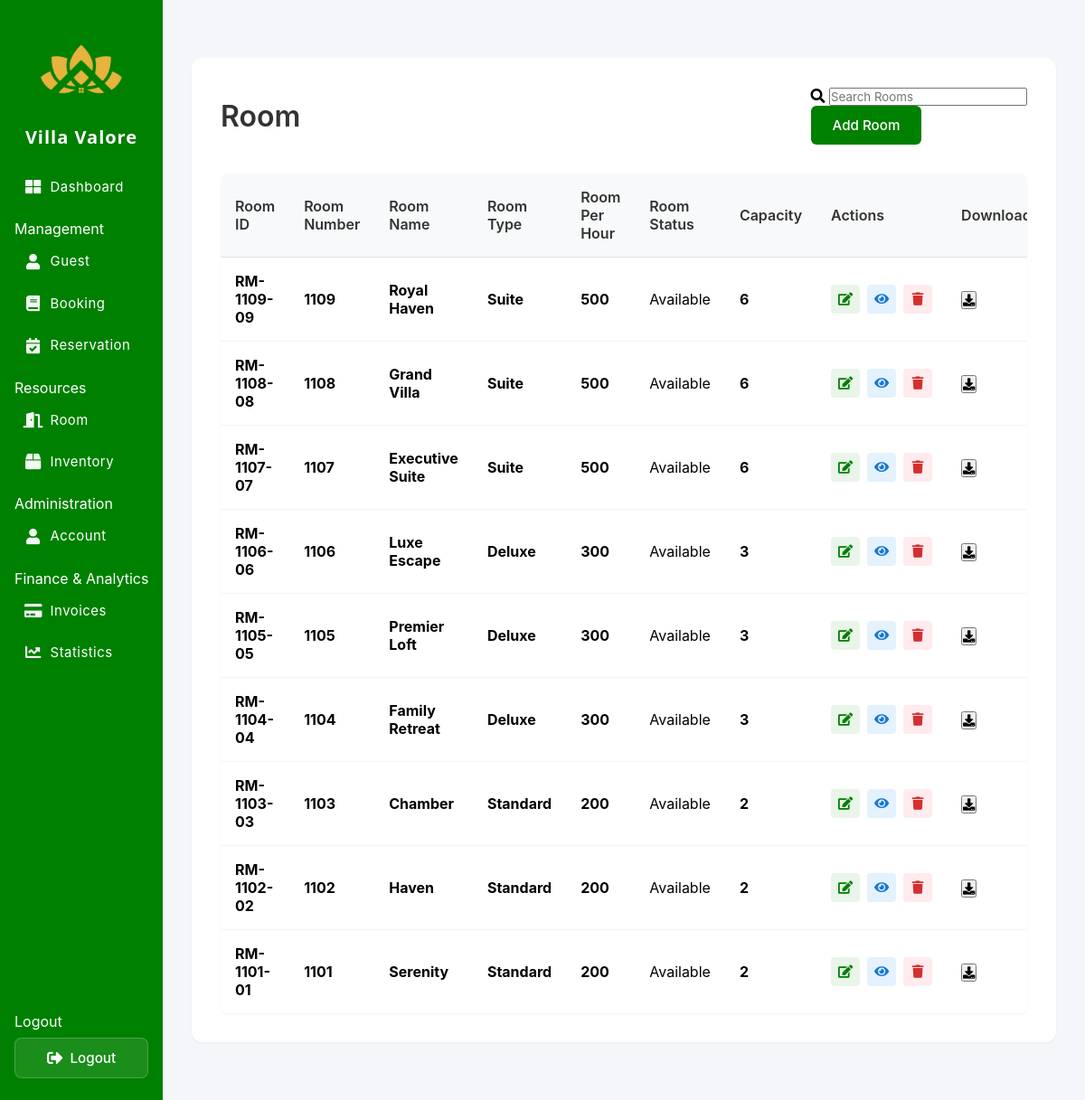
/admin/room.php, run on the app's committed database.
### tables this page shows
CREATE TABLE `room` (
  `RoomID` varchar(11) NOT NULL,
  `RoomNumber` int(11) NOT NULL,
  `RoomName` text NOT NULL,
  `RoomType` enum('Standard','Deluxe','Suite','') NOT NULL,
  `RoomPerHour` int(11) NOT NULL,
  `RoomStatus` enum('Available','Occupied','Maintenance','Cleaning') NOT NULL,
  `Capacity` varchar(255) NOT NULL
);

### admin/room.php (the view, shortened to what this page needs)
<?php
include 'connections.php';
$where = [];
if (count($where) > 0) {
  $sql = "SELECT * FROM room WHERE " . implode(' AND ', $where) . " ORDER BY RoomID DESC";
  $resResult = $conn->query($sql);
} else {
  $resQuery = "SELECT * FROM room ORDER BY RoomID DESC";
  $resResult = $conn->query($resQuery);
}
?>
<!DOCTYPE html>
<html lang="en">
<head>
  <link rel="stylesheet" href="https://cdnjs.cloudflare.com/ajax/libs/font-awesome/5.15.4/css/all.min.css">
</head>
<body>
  <div class="sidebar" id="sidebar">
        <div class="sidebar-logo">
            <img src="images/villavalorelogo.png" alt="Villa Valore Logo">
        </div>
        <div class="sidebar-title">Villa Valore</div>
        <div class="sidebar-nav-center">
            <div class="nav-section">
                <a class="nav-link" href="index.php"><i class="fas fa-th-large"></i><span>Dashboard</span></a>
            </div>
            <div class="nav-section">
                <span class="sidebar-section-label">Management</span>
                <a class="nav-link" href="student.php"><i class="fas fa-user"></i><span>Guest</span></a>
                <a class="nav-link" href="booking.php"><i class="fas fa-book"></i><span>Booking</span></a>
                <a class="nav-link" href="reservation.php"><i class="fas fa-calendar-check"></i><span>Reservation</span></a>
            </div>
            <div class="nav-section">
                <span class="sidebar-section-label">Resources</span>
                <a class="nav-link" href="room.php"><i class="fas fa-door-open"></i><span>Room</span></a>
                <a class="nav-link" href="inventory.php"><i class="fas fa-box"></i><span>Inventory</span></a>
            </div>
            <div class="nav-section">
                <span class="sidebar-section-label">Administration</span>
                <a class="nav-link" href="account.php"><i class="fas fa-user"></i><span>Account</span></a>
            </div>
            <div class="nav-section">
                <span class="sidebar-section-label">Finance & Analytics</span>
                <a class="nav-link" href="payment.php"><i class="fas fa-credit-card"></i><span>Invoices</span></a>
                <a class="nav-link" href="statistics.php"><i class="fas fa-chart-line"></i><span>Statistics</span></a>
            </div>
            <div class="nav-section sidebar-logout">
                <span class="sidebar-section-label">Logout</span>
                <a class="logout-btn" href="logout.php"><i class="fas fa-sign-out-alt"></i><span>Logout</span></a>
            </div>
        </div>
    </div>
  <div class="main-content">
  <div class="reservation-section">
    <div class="page-header">
        <h1 class="page-title">Room</h1>
        <div class="search-filter-bar">
            <div class="search-wrapper">
                <i class="fas fa-search search-icon"></i>
                <input type="text" id="searchInput" class="search-input" placeholder="Search Rooms">
            </div>
            <button class="add-room-btn" id="createBtn">Add Room</button>
        </div>
    </div>
    <div class="table-container">
        <table class="room-table">
            <thead>
                <tr>
                    <th>Room ID</th>
                    <th>Room Number</th>
                    <th>Room Name</th>
                    <th>Room Type</th>
                    <th>Room Per Hour</th>
                    <th>Room Status</th>
                    <th>Capacity</th>
                    <th>Actions</th>
                    <th>Download</th>
                </tr>
            </thead>
            <tbody>
            <?php if ($resResult && $resResult->num_rows > 0): ?>
                <?php while($row = $resResult->fetch_assoc()): ?>
                <tr data-id="<?php echo $row['RoomID']; ?>">
                    <td><b><?php echo $row['RoomID']; ?></b></td>
                    <td><b><?php echo htmlspecialchars($row['RoomNumber']); ?></b></td>
                    <td><b><?php echo htmlspecialchars($row['RoomName']); ?></b></td>
                    <td><b><?php echo htmlspecialchars($row['RoomType']); ?></b></td>
                    <td><b><?php echo htmlspecialchars($row['RoomPerHour']); ?></b></td>
                    <td><?php echo $row['RoomStatus']; ?></td>
                    <td><b><?php echo $row['Capacity']; ?></b></td>
                    <td>
                        <div class="action-buttons">
                            <button type="button" class="action-btn edit-btn"
                                data-id="<?php echo $row['RoomID']; ?>"
                                data-roomnumber="<?php echo htmlspecialchars($row['RoomNumber']); ?>"
                                data-roomname="<?php echo htmlspecialchars($row['RoomName']); ?>"
                                data-roomtype="<?php echo htmlspecialchars($row['RoomType']); ?>"
                                data-roomperhour="<?php echo htmlspecialchars($row['RoomPerHour']); ?>"
                                data-roomstatus="<?php echo htmlspecialchars($row['RoomStatus']); ?>"
                                data-capacity="<?php echo htmlspecialchars($row['Capacity']); ?>"
                            ><i class="fas fa-edit"></i></button>
                            <button type="button" class="action-btn view-btn"
                                data-id="<?php echo $row['RoomID']; ?>"
                                data-roomnumber="<?php echo htmlspecialchars($row['RoomNumber']); ?>"
                                data-roomname="<?php echo htmlspecialchars($row['RoomName']); ?>"
                                data-roomtype="<?php echo htmlspecialchars($row['RoomType']); ?>"
                                data-roomperhour="<?php echo htmlspecialchars($row['RoomPerHour']); ?>"
                                data-roomstatus="<?php echo htmlspecialchars($row['RoomStatus']); ?>"
                                data-capacity="<?php echo htmlspecialchars($row['Capacity']); ?>"
                            ><i class="fas fa-eye"></i></button>
                            <button type="button" class="action-btn delete-btn"
                                data-id="<?php echo $row['RoomID']; ?>"
                            ><i class="fas fa-trash"></i></button>
                        </div>
                    </td>
                    <td>
                        <button class="download-table-btn" title="Download Table" onclick="showDownloadModal(event)">
                            <i class="fas fa-download"></i>
                        </button>
                    </td>
                </tr>
                <?php endwhile; ?>
            <?php else: ?>
                <tr><td colspan="11">No rooms found.</td></tr>
            <?php endif; ?>
            </tbody>
        </table>
    </div>
  </div>
  </div>
</body>
</html>

### admin/room.php (style rules this page uses)
:root { --theme-green: #008000; --theme-green-dark: #005c00; --theme-green-light: #90ee90; --action-edit: #008000; --action-view: #00b894; --action-delete: #e74c3c; }
* { margin: 0; padding: 0; box-sizing: border-box; font-family: 'Inter', sans-serif; }
body { background-color: #f5f6fa; display: flex; }
.sidebar { width: 180px; background: #008000; min-height: 100vh; padding: 0.5rem 0; color: white; position: fixed; left: 0; top: 0; bottom: 0; z-index: 1000; transition: left 0.3s, width 0.3s; display: flex; flex-direction: column; align-items: center; }
.sidebar-logo { width: 90px; height: 90px; margin: 1.5rem auto 1rem auto; display: flex; align-items: center; justify-content: center; }
.sidebar-logo img { width: 90px; height: 90px; object-fit: contain; border-radius: 0; border: none; background: transparent; box-shadow: none; }
.sidebar-title { display: block; font-size: 1.25rem; font-weight: 700; text-align: center; margin-bottom: 1.5rem; letter-spacing: 1px; font-family: 'Montserrat', 'Segoe UI', Arial, sans-serif; color: #fff; text-shadow: 0 1px 2px rgba(0,0,0,0.08); }
.sidebar .nav-section { width: 100%; display: flex; flex-direction: column; align-items: flex-start; padding-left: 1rem; gap: 0.5rem; margin-bottom: 0; }
.sidebar .nav-section:not(:last-child) { margin-bottom: 1rem; }
.sidebar .nav-link { display: flex; flex-direction: row; align-items: center; justify-content: flex-start; padding: 0.35rem 0.6rem; color: white; text-decoration: none; font-size: 0.93rem; margin-bottom: 0.15rem; border-radius: 5px; width: 90%; transition: background-color 0.2s; height: 36px; gap: 0.5rem; }
.sidebar .nav-link i { margin: 0; width: 22px; text-align: center; font-size: 1.08rem; opacity: 0.95; }
.sidebar .nav-link span { font-size: 0.93rem; margin-top: 0; display: block; text-align: left; letter-spacing: 0.5px; }
.sidebar-nav-center { flex: 1; display: flex; flex-direction: column; justify-content: flex-start; width: 100%; align-items: flex-start; }
.main-content { flex: 1; padding: 2rem; margin-left: 180px; overflow-x: hidden; transition: margin-left 0.3s; }
.reservation-section { max-width: 1200px; margin: 2rem auto; background: #fff; border-radius: 12px; box-shadow: 0 1px 3px rgba(0,0,0,0.05); padding: 2rem; }
.page-header { display: flex; justify-content: space-between; align-items: center; margin-bottom: 2rem; }
.page-title { font-size: 2rem; color: #333; font-weight: 600; }
.add-room-btn { background: #008000; color: white; padding: 0.75rem 1.5rem; border: none; border-radius: 6px; font-size: 0.95rem; font-weight: 500; cursor: pointer; transition: background 0.3s; }
.table-container { background: white; border-radius: 8px; box-shadow: 0 1px 3px rgba(0, 0, 0, 0.05); overflow: hidden; }
.room-table { width: 100%; border-collapse: collapse; }
.room-table th { background: #f8f9fa; padding: 1rem; text-align: left; font-weight: 600; color: #333; border-bottom: 1px solid #dee2e6; }
.room-table td { padding: 1rem; border-bottom: 1px solid #f1f3f4; vertical-align: middle; }
.room-table tr:last-child td { border-bottom: none; }
.action-buttons { display: flex; gap: 0.5rem; justify-content: center; }
.action-btn { padding: 0.5rem; border: none; border-radius: 4px; cursor: pointer; font-size: 0.9rem; transition: all 0.3s; display: flex; align-items: center; justify-content: center; width: 32px; height: 32px; }
.view-btn { background: #e3f2fd; color: #1976d2; }
.edit-btn { background: #e8f5e8; color: #008000; }
.delete-btn { background: #ffebee; color: #d32f2f; }
.sidebar-logout { margin-top: auto; padding: 1rem; width: 100%; }
.logout-btn { display: flex; align-items: center; justify-content: center; gap: 0.5rem; width: 100%; padding: 0.75rem; background: rgba(255, 255, 255, 0.1); color: white; text-decoration: none; border-radius: 8px; font-size: 0.95rem; font-weight: 500; transition: all 0.3s ease; border: 1px solid rgba(255, 255, 255, 0.2); }
.logout-btn i { font-size: 1.1rem; }

### data on the page
room: RoomID "RM-1109-09", RoomNumber "1109", RoomName "Royal Haven", RoomType "Suite", RoomPerHour "500", RoomStatus "Available", Capacity "6"
room: RoomID "RM-1108-08", RoomNumber "1108", RoomName "Grand Villa", RoomType "Suite", RoomPerHour "500", RoomStatus "Available", Capacity "6"
room: RoomID "RM-1107-07", RoomNumber "1107", RoomName "Executive Suite", RoomType "Suite", RoomPerHour "500", RoomStatus "Available", Capacity "6"
room: RoomID "RM-1106-06", RoomNumber "1106", RoomName "Luxe Escape", RoomType "Deluxe", RoomPerHour "300", RoomStatus "Available", Capacity "3"
room: RoomID "RM-1105-05", RoomNumber "1105", RoomName "Premier Loft", RoomType "Deluxe", RoomPerHour "300", RoomStatus "Available", Capacity "3"
room: RoomID "RM-1104-04", RoomNumber "1104", RoomName "Family Retreat", RoomType "Deluxe", RoomPerHour "300", RoomStatus "Available", Capacity "3"
room: RoomID "RM-1103-03", RoomNumber "1103", RoomName "Chamber", RoomType "Standard", RoomPerHour "200", RoomStatus "Available", Capacity "2"
room: RoomID "RM-1102-02", RoomNumber "1102", RoomName "Haven", RoomType "Standard", RoomPerHour "200", RoomStatus "Available", Capacity "2"
room: RoomID "RM-1101-01", RoomNumber "1101", RoomName "Serenity", RoomType "Standard", RoomPerHour "200", RoomStatus "Available", Capacity "2"
